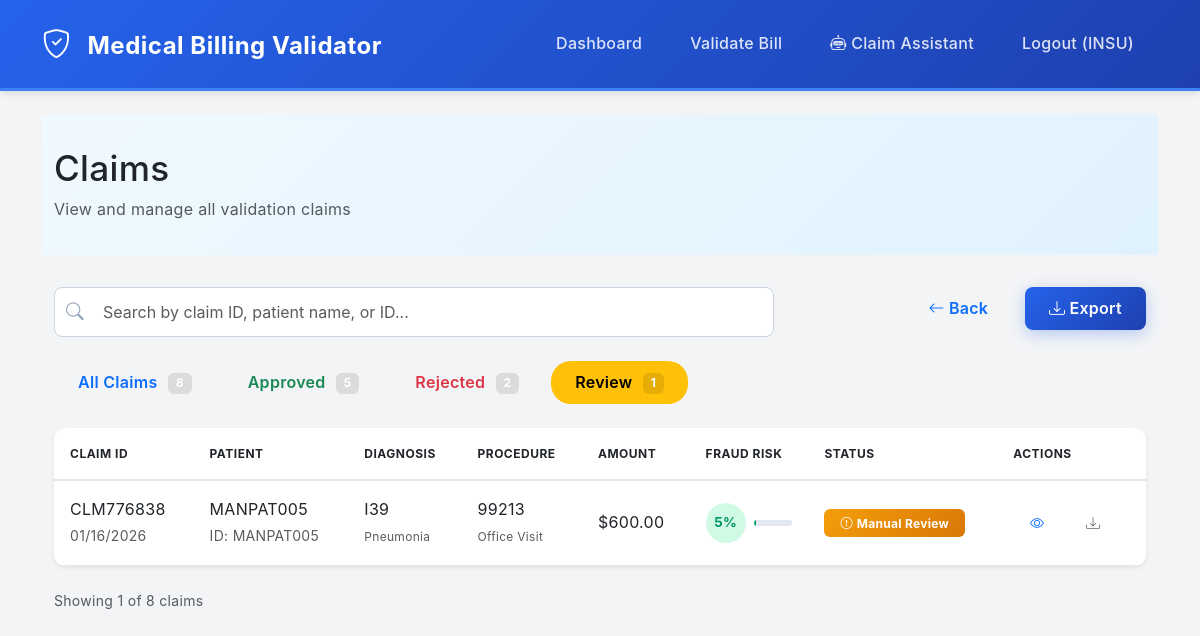
The page /claims?status=Manual+Review (signed in) on the database its author committed.
### app/models.py (models this page shows, shortened)
class User(db.Model):
    __tablename__ = 'users'
    id = db.Column(db.Integer, primary_key=True)
    username = db.Column(db.String(80), unique=True, nullable=False)
    email = db.Column(db.String(120), unique=True, nullable=False)
    password_hash = db.Column(db.String(255), nullable=False)
    role = db.Column(db.String(20), nullable=False, default='hospital_staff')  # hospital_staff, insurance_admin
    hospital_id = db.Column(db.String(20))
    created_at = db.Column(db.DateTime, default=datetime.utcnow)

class Claim(db.Model):
    __tablename__ = 'claims'
    id = db.Column(db.Integer, primary_key=True)
    claim_id = db.Column(db.String(20), unique=True, nullable=False, index=True)
    patient_id = db.Column(db.String(20), nullable=False, index=True)
    age = db.Column(db.Integer)
    gender = db.Column(db.String(1))
    diagnosis_code = db.Column(db.String(10), nullable=False)
    procedure_code = db.Column(db.String(10), nullable=False)
    treatment_cost = db.Column(db.Float, nullable=False)
    insurance_coverage_limit = db.Column(db.Float, nullable=False)
    claim_date = db.Column(db.Date, nullable=False, index=True)
    hospital_id = db.Column(db.String(20), nullable=False)
    validation_status = db.Column(db.String(20), default='Pending')  # Approved, Rejected, Manual Review
    validation_reason = db.Column(db.Text)
    fraud_probability = db.Column(db.Float, default=0.0)
    confidence_score = db.Column(db.Float, default=0.0)
    validation_details = db.Column(db.Text)  # JSON string
    ml_predictions = db.Column(db.Text)  # JSON string
    created_at = db.Column(db.DateTime, default=datetime.utcnow, index=True)
    updated_at = db.Column(db.DateTime, default=datetime.utcnow, onupdate=datetime.utcnow)
    uploaded_by = db.Column(db.Integer, db.ForeignKey('users.id'))

### app/__init__.py (the view)
@app.route('/claims')
def view_all_claims():
    if 'user_id' not in session:
        return redirect(url_for('login'))
    user_id = session['user_id']
    user = User.query.get(user_id)
    if user.role == 'insurance_admin':
        all_claims = Claim.query.all()
    else:
        all_claims = Claim.query.filter_by(uploaded_by=user_id).all()
    for claim in all_claims:
        if claim.fraud_probability is None or claim.fraud_probability == 0.0:
            import random
            if claim.validation_status == 'Manual Review':
                claim.fraud_probability = 0.25
                claim.confidence_score = 0.85
            elif claim.validation_status == 'Approved':
                claim.fraud_probability = round(random.uniform(0.10, 0.15), 3)
                claim.confidence_score = 0.90
            else:
                try:
                    claim_dict = {
                        'age': claim.age,
                        'diagnosis_code': claim.diagnosis_code,
                        'procedure_code': claim.procedure_code,
                        'treatment_cost': claim.treatment_cost,
                        'insurance_coverage_limit': claim.insurance_coverage_limit,
                    }
                    df_temp = pd.DataFrame([claim_dict])
                    X, _ = ml_models.prepare_data(df_temp)
                    ml_pred = ml_models.predict(X)
                    fraud_prob = float(ml_pred['ensemble_proba'][0])
                    claim.fraud_probability = fraud_prob
                    claim.confidence_score = fraud_prob
                    claim.set_ml_predictions({
                        'lr_prob': float(ml_pred['lr_proba'][0]),
                        'rf_prob': float(ml_pred['rf_proba'][0]),
                        'iso_pred': int(ml_pred['iso_pred'][0]),
                        'ensemble_proba': fraud_prob
                    })
                except Exception as e:
                    claim.fraud_probability = 0.05
                    claim.confidence_score = 0.50
            db.session.commit()
    status_filter = request.args.get('status', 'all')
    search_query = request.args.get('search', '').strip()
    filtered_claims = all_claims
    if status_filter != 'all':
        filtered_claims = [c for c in filtered_claims if c.validation_status == status_filter]
    if search_query:
        search_query_lower = search_query.lower()
        filtered_claims = [c for c in filtered_claims if
                          search_query_lower in c.claim_id.lower() or
                          search_query_lower in c.patient_id.lower()]
    filtered_claims = sorted(filtered_claims, key=lambda x: x.created_at, reverse=True)
    counts = {
        'all': len(all_claims),
        'Approved': len([c for c in all_claims if c.validation_status == 'Approved']),
        'Rejected': len([c for c in all_claims if c.validation_status == 'Rejected']),
        'Manual Review': len([c for c in all_claims if c.validation_status == 'Manual Review']),
    }
    return render_template('all_claims.html',
                         claims=filtered_claims,
                         status_filter=status_filter,
                         search_query=search_query,
                         counts=counts)

### app/templates/all_claims.html (shortened to what this page needs)
{% extends 'base.html' %}
{% block content %}
<div style="background: linear-gradient(135deg, #f0f9ff 0%, #e0f2fe 100%); padding: 2rem 0; margin-bottom: 2rem;">
    <div class="container">
        <h1 class="fw-800 text-dark mb-2" style="font-size: 2.2rem;">Claims</h1>
        <p class="text-muted fw-500 mb-0">View and manage all validation claims</p>
    </div>
</div>
<div class="container">
    <div class="row mb-4">
        <div class="col-lg-8 mb-3 mb-lg-0">
            <div style="position: relative;">
                <form method="GET" action="{{ url_for('view_all_claims') }}" class="d-flex align-items-center">
                    <i class="bi bi-search" style="position: absolute; left: 12px; color: #94a3b8; font-size: 1.1rem;"></i>
                    <input type="text" name="search" class="form-control ps-5" placeholder="Search by claim ID, patient name, or ID..."
                           value="{{ search_query }}" style="border: 1px solid #cbd5e1; border-radius: 8px; padding: 0.75rem;">
                </form>
            </div>
        </div>
        <div class="col-lg-4 text-lg-end">
            <a href="{{ url_for('dashboard') }}" class="btn btn-outline-primary me-2">
                <i class="bi bi-arrow-left me-1"></i>Back
            </a>
            <button id="exportBtn" class="btn btn-primary">
                <i class="bi bi-download me-1"></i>Export
            </button>
        </div>
    </div>
    <div class="mb-4 d-flex flex-wrap gap-2">
        <a href="{{ url_for('view_all_claims', status='all') }}"
           class="btn {% if status_filter == 'all' %}btn-primary{% else %}btn-outline-primary{% endif %}" style="border-radius: 20px;">
            All Claims <span class="badge" style="background: rgba(0,0,0,0.1); margin-left: 6px;">{{ counts.all }}</span>
        </a>
        <a href="{{ url_for('view_all_claims', status='Approved') }}"
           class="btn {% if status_filter == 'Approved' %}btn-success{% else %}btn-outline-success{% endif %}" style="border-radius: 20px;">
            Approved <span class="badge" style="background: rgba(0,0,0,0.1); margin-left: 6px;">{{ counts.Approved }}</span>
        </a>
        <a href="{{ url_for('view_all_claims', status='Rejected') }}"
           class="btn {% if status_filter == 'Rejected' %}btn-danger{% else %}btn-outline-danger{% endif %}" style="border-radius: 20px;">
            Rejected <span class="badge" style="background: rgba(0,0,0,0.1); margin-left: 6px;">{{ counts.Rejected }}</span>
        </a>
        <a href="{{ url_for('view_all_claims', status='Manual Review') }}"
           class="btn {% if status_filter == 'Manual Review' %}btn-warning{% else %}btn-outline-warning{% endif %}" style="border-radius: 20px;">
            Review <span class="badge" style="background: rgba(0,0,0,0.1); margin-left: 6px;">{{ counts['Manual Review'] }}</span>
        </a>
    </div>
    <div class="card border-0 shadow-sm">
        <div class="table-responsive">
            <table class="table table-hover mb-0">
                <thead style="background: #f8fafc; border-bottom: 2px solid #e2e8f0;">
                    <tr style="font-weight: 700; color: #475569; text-transform: uppercase; font-size: 0.75rem; letter-spacing: 0.5px;">
                        <th style="padding: 1rem;">Claim ID</th>
                        <th style="padding: 1rem;">Patient</th>
                        <th style="padding: 1rem;">Diagnosis</th>
                        <th style="padding: 1rem;">Procedure</th>
                        <th style="padding: 1rem;">Amount</th>
                        <th style="padding: 1rem;">Fraud Risk</th>
                        <th style="padding: 1rem;">Status</th>
                        <th style="padding: 1rem;">Actions</th>
                    </tr>
                </thead>
                <tbody>
                    {% if claims %}
                        {% for claim in claims %}
                        <tr style="border-bottom: 1px solid #e2e8f0; vertical-align: middle;">
                            <td style="padding: 1rem;">
                                <span class="fw-700 text-dark">{{ claim.claim_id }}</span>
                                <br>
                                <small class="text-muted">{{ claim.created_at.strftime('%m/%d/%Y') }}</small>
                            </td>
                            <td style="padding: 1rem;">
                                <span class="fw-600 text-dark">{{ claim.patient_id }}</span>
                                <br>
                                <small class="text-muted">ID: {{ claim.patient_id }}</small>
                            </td>
                            <td style="padding: 1rem;">
                                <span class="text-dark">{{ claim.diagnosis_code }}</span>
                                <br>
                                <small class="text-muted" style="font-size: 0.75rem;">Pneumonia</small>
                            </td>
                            <td style="padding: 1rem;">
                                <span class="text-dark">{{ claim.procedure_code if claim.procedure_code else 'N/A' }}</span>
                                <br>
                                <small class="text-muted" style="font-size: 0.75rem;">Office Visit</small>
                            </td>
                            <td style="padding: 1rem;">
                                <span class="fw-700 text-dark">${{ "%.2f"|format(claim.treatment_cost) }}</span>
                            </td>
                            <td style="padding: 1rem;">
                                <div class="d-flex align-items-center gap-2">
                                    {% set fraud_percent = (claim.fraud_probability * 100) if claim.fraud_probability else 0 %}
                                    <div style="width: 40px; height: 40px; border-radius: 50%; display: flex; align-items: center; justify-content: center; background:
                                        {% if fraud_percent < 25 %}#d1fae5{% elif fraud_percent < 50 %}#fef3c7{% else %}#fee2e2{% endif %};">
                                        <span style="font-weight: 700; color:
                                            {% if fraud_percent < 25 %}#059669{% elif fraud_percent < 50 %}#d97706{% else %}#dc2626{% endif %}; font-size: 0.85rem;">
                                            {{ "%.0f"|format(fraud_percent) }}%
                                        </span>
                                    </div>
                                    <div style="flex: 1; height: 6px; background: #e2e8f0; border-radius: 3px; overflow: hidden;">
                                    </div>
                                </div>
                            </td>
                            <td style="padding: 1rem;">
                                {% if claim.validation_status == 'Approved' %}
                                    <span class="badge" style="background: linear-gradient(135deg, #10b981 0%, #059669 100%); color: white; padding: 0.5rem 1rem; border-radius: 6px;">
                                        <i class="bi bi-check-circle me-1"></i>Approved
                                    </span>
                                {% elif claim.validation_status == 'Rejected' %}
                                    <span class="badge" style="background: linear-gradient(135deg, #ef4444 0%, #dc2626 100%); color: white; padding: 0.5rem 1rem; border-radius: 6px;">
                                        <i class="bi bi-x-circle me-1"></i>Rejected
                                    </span>
                                {% elif claim.validation_status == 'Manual Review' %}
                                    <span class="badge" style="background: linear-gradient(135deg, #f59e0b 0%, #d97706 100%); color: white; padding: 0.5rem 1rem; border-radius: 6px;">
                                        <i class="bi bi-exclamation-circle me-1"></i>Manual Review
                                    </span>
                                {% else %}
                                    <span class="badge" style="background: linear-gradient(135deg, #8b5cf6 0%, #7c3aed 100%); color: white; padding: 0.5rem 1rem; border-radius: 6px;">
                                        <i class="bi bi-clock me-1"></i>Pending
                                    </span>
                                {% endif %}
                            </td>
                            <td style="padding: 1rem;">
                                <div class="d-flex gap-2">
                                    <a href="{{ url_for('view_claim', claim_id=claim.claim_id) }}"
                                       class="btn btn-sm btn-outline-primary" style="border-radius: 6px; width: 36px; height: 36px; display: flex; align-items: center; justify-content: center;">
                                        <i class="bi bi-eye"></i>
                                    </a>
                                    <button class="btn btn-sm btn-outline-secondary" style="border-radius: 6px; width: 36px; height: 36px; display: flex; align-items: center; justify-content: center;">
                                        <i class="bi bi-download"></i>
                                    </button>
                                </div>
                            </td>
                        </tr>
                        {% endfor %}
                    {% endif %}
                </tbody>
            </table>
        </div>
    </div>
    <div class="mt-4 d-flex justify-content-between align-items-center">
        <small class="text-muted">Showing {{ claims|length }} of {{ counts.all }} claims</small>
    </div>
</div>
{% endblock %}

### app/templates/base.html (shortened to what this page needs)
<!DOCTYPE html>
<html lang="en">
<head>
    <link href="https://cdn.jsdelivr.net/npm/bootstrap@5.3.0/dist/css/bootstrap.min.css" rel="stylesheet">
    <link rel="stylesheet" href="https://cdn.jsdelivr.net/npm/bootstrap-icons@1.11.0/font/bootstrap-icons.css">
    <link rel="stylesheet" href="{{ url_for('static', filename='css/style.css') }}">
</head>
<body>
    <nav class="navbar navbar-expand-lg navbar-dark bg-primary">
        <div class="container">
            <a class="navbar-brand" href="/">
                <i class="bi bi-shield-check"></i> Medical Billing Validator
            </a>
            <div class="collapse navbar-collapse" id="navbarNav">
                <ul class="navbar-nav ms-auto">
                    {% if session.user_id %}
                        <li class="nav-item">
                            <a class="nav-link" href="/dashboard">Dashboard</a>
                        </li>
                        <li class="nav-item">
                            <a class="nav-link" href="/bill-validation">Validate Bill</a>
                        </li>
                        <li class="nav-item">
                            <a class="nav-link" href="/claim-assistant">
                                <i class="bi bi-robot"></i> Claim Assistant
                            </a>
                        </li>
                        <li class="nav-item">
                            <a class="nav-link" href="/logout">Logout ({{ session.username }})</a>
                        </li>
                    {% endif %}
                </ul>
            </div>
        </div>
    </nav>
    <div class="container mt-4">
        {% block content %}{% endblock %}
    </div>
</body>
</html>

### rows shown on the page
User: username "INSU"
Claim: claim_id "CLM776838", created_at "01/16/2026", patient_id "MANPAT005", diagnosis_code "I39", procedure_code "99213", treatment_cost "600.00", fraud_percent "5", validation_status "Manual Review" (drawn)

### other values the page prints
{{ counts.all }} "8"
{{ counts.Approved }} "5"
{{ counts.Rejected }} "2"
{{ counts['Manual Review'] }} "1"
{{ claims|length }} "1"
